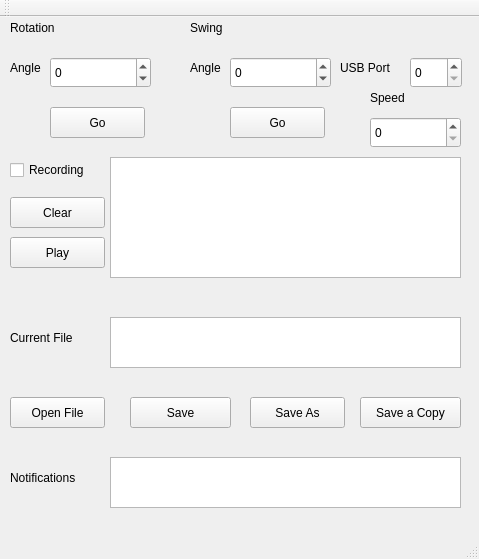
<?xml version="1.0" encoding="UTF-8"?>
<ui version="4.0">
 <class>MainWindow</class>
 <widget class="QMainWindow" name="MainWindow">
  <property name="geometry">
   <rect>
    <x>0</x>
    <y>0</y>
    <width>479</width>
    <height>559</height>
   </rect>
  </property>
  <property name="windowTitle">
   <string>MainWindow</string>
  </property>
  <widget class="QWidget" name="centralWidget">
   <widget class="QPushButton" name="pushButton">
    <property name="geometry">
     <rect>
      <x>50</x>
      <y>90</y>
      <width>95</width>
      <height>31</height>
     </rect>
    </property>
    <property name="text">
     <string>Go</string>
    </property>
   </widget>
   <widget class="QSpinBox" name="spinBox">
    <property name="geometry">
     <rect>
      <x>50</x>
      <y>40</y>
      <width>101</width>
      <height>31</height>
     </rect>
    </property>
    <property name="toolTip">
     <string>&lt;html&gt;&lt;head/&gt;&lt;body&gt;&lt;p&gt;Sets the number of degrees that the turn table will turn each time Go is pressed.&lt;/p&gt;&lt;/body&gt;&lt;/html&gt;</string>
    </property>
    <property name="minimum">
     <number>-10000</number>
    </property>
    <property name="maximum">
     <number>10000</number>
    </property>
   </widget>
   <widget class="QPushButton" name="pushButton_2">
    <property name="geometry">
     <rect>
      <x>230</x>
      <y>90</y>
      <width>95</width>
      <height>31</height>
     </rect>
    </property>
    <property name="text">
     <string>Go</string>
    </property>
   </widget>
   <widget class="QSpinBox" name="spinBox_2">
    <property name="geometry">
     <rect>
      <x>230</x>
      <y>40</y>
      <width>101</width>
      <height>31</height>
     </rect>
    </property>
    <property name="toolTip">
     <string>&lt;html&gt;&lt;head/&gt;&lt;body&gt;&lt;p&gt;The absolute angle of the swing. Ranges from -90 to 90.&lt;/p&gt;&lt;/body&gt;&lt;/html&gt;</string>
    </property>
    <property name="minimum">
     <number>-90</number>
    </property>
    <property name="maximum">
     <number>90</number>
    </property>
   </widget>
   <widget class="QLabel" name="label">
    <property name="geometry">
     <rect>
      <x>10</x>
      <y>0</y>
      <width>67</width>
      <height>21</height>
     </rect>
    </property>
    <property name="text">
     <string>Rotation</string>
    </property>
   </widget>
   <widget class="QLabel" name="label_2">
    <property name="geometry">
     <rect>
      <x>190</x>
      <y>0</y>
      <width>67</width>
      <height>21</height>
     </rect>
    </property>
    <property name="text">
     <string>Swing</string>
    </property>
   </widget>
   <widget class="QSpinBox" name="spinBox_3">
    <property name="geometry">
     <rect>
      <x>410</x>
      <y>40</y>
      <width>52</width>
      <height>31</height>
     </rect>
    </property>
    <property name="toolTip">
     <string>&lt;html&gt;&lt;head/&gt;&lt;body&gt;&lt;p&gt;The USB port of the transmitter. Usually from 0 to 5. &lt;/p&gt;&lt;/body&gt;&lt;/html&gt;</string>
    </property>
   </widget>
   <widget class="QLabel" name="label_3">
    <property name="geometry">
     <rect>
      <x>340</x>
      <y>40</y>
      <width>67</width>
      <height>21</height>
     </rect>
    </property>
    <property name="toolTip">
     <string>&lt;html&gt;&lt;head/&gt;&lt;body&gt;&lt;p&gt;The USB port of the transmitter. Usually from 0 to 5. &lt;/p&gt;&lt;/body&gt;&lt;/html&gt;</string>
    </property>
    <property name="text">
     <string>USB Port</string>
    </property>
   </widget>
   <widget class="QLabel" name="label_4">
    <property name="geometry">
     <rect>
      <x>10</x>
      <y>40</y>
      <width>67</width>
      <height>21</height>
     </rect>
    </property>
    <property name="text">
     <string>Angle</string>
    </property>
   </widget>
   <widget class="QLabel" name="label_5">
    <property name="geometry">
     <rect>
      <x>190</x>
      <y>40</y>
      <width>67</width>
      <height>21</height>
     </rect>
    </property>
    <property name="toolTip">
     <string>&lt;html&gt;&lt;head/&gt;&lt;body&gt;&lt;p&gt;This is the absolute angle of the yaw motor. Range from -90 to 90.&lt;/p&gt;&lt;/body&gt;&lt;/html&gt;</string>
    </property>
    <property name="text">
     <string>Angle</string>
    </property>
   </widget>
   <widget class="QTextBrowser" name="textBrowser">
    <property name="geometry">
     <rect>
      <x>110</x>
      <y>140</y>
      <width>351</width>
      <height>121</height>
     </rect>
    </property>
   </widget>
   <widget class="QCheckBox" name="checkBox">
    <property name="geometry">
     <rect>
      <x>10</x>
      <y>140</y>
      <width>95</width>
      <height>26</height>
     </rect>
    </property>
    <property name="text">
     <string>Recording</string>
    </property>
   </widget>
   <widget class="QPushButton" name="pushButton_3">
    <property name="geometry">
     <rect>
      <x>10</x>
      <y>180</y>
      <width>95</width>
      <height>31</height>
     </rect>
    </property>
    <property name="text">
     <string>Clear</string>
    </property>
   </widget>
   <widget class="QPushButton" name="pushButton_4">
    <property name="geometry">
     <rect>
      <x>10</x>
      <y>220</y>
      <width>95</width>
      <height>31</height>
     </rect>
    </property>
    <property name="text">
     <string>Play</string>
    </property>
   </widget>
   <widget class="QPushButton" name="pushButton_5">
    <property name="geometry">
     <rect>
      <x>360</x>
      <y>380</y>
      <width>101</width>
      <height>31</height>
     </rect>
    </property>
    <property name="text">
     <string>Save a Copy</string>
    </property>
   </widget>
   <widget class="QListWidget" name="listWidget">
    <property name="geometry">
     <rect>
      <x>110</x>
      <y>300</y>
      <width>351</width>
      <height>51</height>
     </rect>
    </property>
   </widget>
   <widget class="QPushButton" name="pushButton_6">
    <property name="geometry">
     <rect>
      <x>10</x>
      <y>380</y>
      <width>95</width>
      <height>31</height>
     </rect>
    </property>
    <property name="text">
     <string>Open File</string>
    </property>
   </widget>
   <widget class="QPushButton" name="pushButton_7">
    <property name="geometry">
     <rect>
      <x>250</x>
      <y>380</y>
      <width>95</width>
      <height>31</height>
     </rect>
    </property>
    <property name="text">
     <string>Save As</string>
    </property>
   </widget>
   <widget class="QTextBrowser" name="textBrowser_2">
    <property name="geometry">
     <rect>
      <x>110</x>
      <y>440</y>
      <width>351</width>
      <height>51</height>
     </rect>
    </property>
   </widget>
   <widget class="QPushButton" name="pushButton_8">
    <property name="geometry">
     <rect>
      <x>130</x>
      <y>380</y>
      <width>101</width>
      <height>31</height>
     </rect>
    </property>
    <property name="text">
     <string>Save</string>
    </property>
   </widget>
   <widget class="QLabel" name="label_6">
    <property name="geometry">
     <rect>
      <x>10</x>
      <y>310</y>
      <width>101</width>
      <height>21</height>
     </rect>
    </property>
    <property name="text">
     <string>Current File</string>
    </property>
   </widget>
   <widget class="QLabel" name="label_7">
    <property name="geometry">
     <rect>
      <x>10</x>
      <y>450</y>
      <width>91</width>
      <height>21</height>
     </rect>
    </property>
    <property name="text">
     <string>Notifications</string>
    </property>
   </widget>
   <widget class="QSpinBox" name="spinBox_4">
    <property name="geometry">
     <rect>
      <x>370</x>
      <y>100</y>
      <width>91</width>
      <height>31</height>
     </rect>
    </property>
    <property name="maximum">
     <number>99999</number>
    </property>
   </widget>
   <widget class="QLabel" name="label_8">
    <property name="geometry">
     <rect>
      <x>370</x>
      <y>70</y>
      <width>67</width>
      <height>21</height>
     </rect>
    </property>
    <property name="text">
     <string>Speed</string>
    </property>
   </widget>
   <zorder>spinBox</zorder>
   <zorder>pushButton</zorder>
   <zorder>pushButton_2</zorder>
   <zorder>spinBox_2</zorder>
   <zorder>label</zorder>
   <zorder>label_2</zorder>
   <zorder>spinBox_3</zorder>
   <zorder>label_3</zorder>
   <zorder>label_4</zorder>
   <zorder>label_5</zorder>
   <zorder>textBrowser</zorder>
   <zorder>checkBox</zorder>
   <zorder>pushButton_3</zorder>
   <zorder>pushButton_4</zorder>
   <zorder>pushButton_5</zorder>
   <zorder>listWidget</zorder>
   <zorder>pushButton_6</zorder>
   <zorder>pushButton_7</zorder>
   <zorder>textBrowser_2</zorder>
   <zorder>pushButton_8</zorder>
   <zorder>label_6</zorder>
   <zorder>label_7</zorder>
   <zorder>spinBox_4</zorder>
   <zorder>label_8</zorder>
  </widget>
  <widget class="QMenuBar" name="menuBar">
   <property name="geometry">
    <rect>
     <x>0</x>
     <y>0</y>
     <width>479</width>
     <height>27</height>
    </rect>
   </property>
  </widget>
  <widget class="QToolBar" name="mainToolBar">
   <attribute name="toolBarArea">
    <enum>TopToolBarArea</enum>
   </attribute>
   <attribute name="toolBarBreak">
    <bool>false</bool>
   </attribute>
  </widget>
  <widget class="QStatusBar" name="statusBar"/>
 </widget>
 <layoutdefault spacing="6" margin="11"/>
 <resources/>
 <connections/>
</ui>
